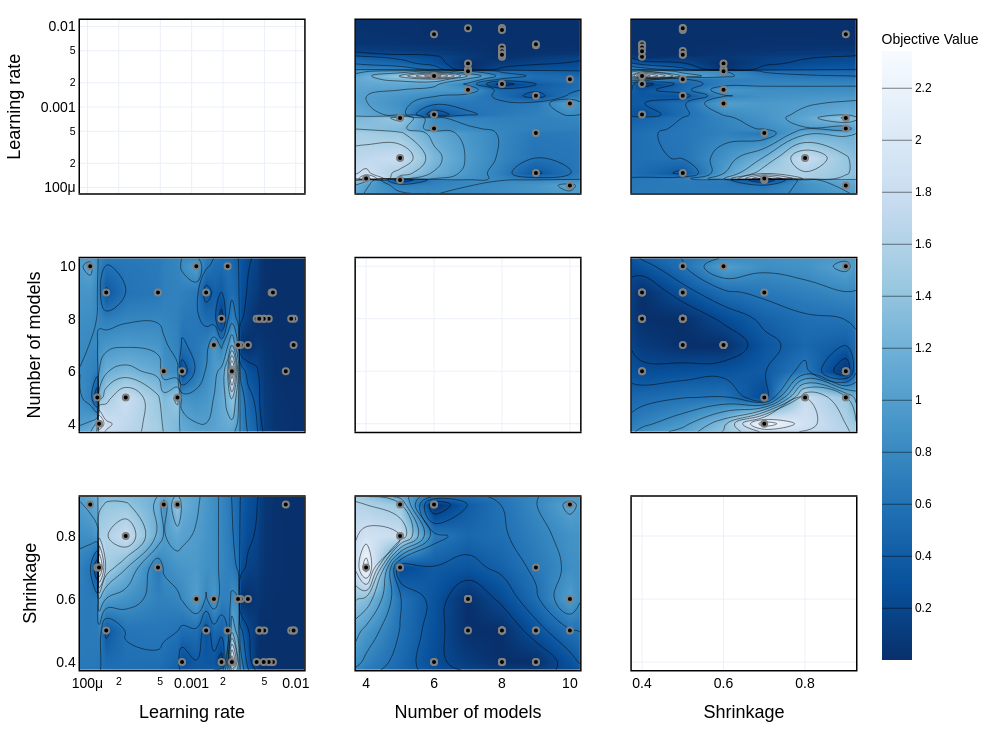

Notebook code for this chart:
### Code cell
import optuna
import os

# 1. 设置路径与标签映射
output_dir = '../figs'
label_map = {
    "lr": "Learning rate",
    "num_models": "Number of models",
    "shrinkage": "Shrinkage"
}

# 2. 生成交互矩阵图 (传入所有三个参数)
# 不指定 params 时默认展示所有，指定则只展示这三个的两两组合
fig_contour = optuna.visualization.plot_contour(study, params=['lr', 'num_models', 'shrinkage'])

# 3. 视觉与格式美化 (面向论文)
width = 1000  # 矩阵图建议宽度大一点
height = 750  # 保持 4:3 左右的比例

fig_contour.update_layout(
    title=None, # 去掉标题
    template='plotly_white',
    width=width,
    height=height,
    font=dict(family="Arial", color='black'),
    # 调整边距以适应多变量标签
    margin=dict(l=80, r=20, t=20, b=80),
)

# 4. 批量修改坐标轴标签
# 因为矩阵图有很多个坐标轴 (xaxis, xaxis2, yaxis, yaxis2...)
# 我们需要遍历所有坐标轴并应用我们的 label_map
for axis_name in fig_contour.layout:
    if axis_name.startswith('xaxis') or axis_name.startswith('yaxis'):
        axis = fig_contour.layout[axis_name]
        # 更新标题字体
        if axis.title.text in label_map:
            axis.title.text = label_map[axis.title.text]
        axis.title.font = dict(size=18, color='black')
        axis.tickfont = dict(size=14, color='black')
        # 增加轴线
        axis.showline = True
        axis.linewidth = 1.5
        axis.linecolor = 'black'
        axis.mirror = True



# 6. 保存高清图片
save_path = os.path.join(output_dir, "param_contour_matrix.png")
try:
    fig_contour.write_image(save_path, scale=3)
    print(f"等高线矩阵图已成功保存至: {save_path}")
except Exception as e:
    print(f"保存失败: {e}")

fig_contour.show()

### Figure 1 — Plotly figure (JSON) as saved in the notebook; plotly's stock layout.template omitted (floating-point values rounded to 4 significant figures; data arrays with more than 128 entries replaced by an {"elided": "..."} marker saying what was removed)
{"data": [{"type": "scatter", "xaxis": "x", "yaxis": "y"}, {"colorbar": {"title": {"text": "Objective Value"}}, "colorscale": [[0, "rgb(247,251,255)"], [0.125, "rgb(222,235,247)"], [0.25, "rgb(198,219,239)"], [0.375, "rgb(158,202,225)"], [0.5, "rgb(107,174,214)"], [0.625, "rgb(66,146,198)"], [0.75, "rgb(33,113,181)"], [0.875, "rgb(8,81,156)"], [1, "rgb(8,48,107)"]], "connectgaps": true, "contours": {"coloring": "heatmap"}, "hoverinfo": "none", "line": {"smoothing": 1.3}, "reversescale": true, "showscale": true, "type": "contour", "x": [8.478e-05, 0.0001062, 0.0001244, 0.0001293, 0.0001513, 0.000233, 0.0004755, 0.0005399, 0.0007316, 0.000809, 0.00111, 0.001377, 0.001637, 0.001934, 0.002218, 0.002435, 0.00279, 0.00295, 0.003472, 0.004207, 0.004458, 0.0045, 0.004924, 0.004975, 0.005501, 0.005863, 0.006035, 0.008017, 0.009036, 0.009527, 0.00961, 0.01204], "xaxis": "x4", "y": [3.7, 4, 5, 6, 7, 8, 9, 10, 10.3], "yaxis": "y4", "z": {"elided": "9x32 float values"}}, {"marker": {"color": "black", "line": {"color": "Gray", "width": 2}}, "mode": "markers", "name": "Feasible Trial", "showlegend": false, "type": "scatter", "x": [0.0007316, 0.0005399, 0.000809, 0.0001062, 0.0001513, 0.000233, 0.0004755, 0.0001244, 0.0001293, 0.008017, 0.00961, 0.009036, 0.009527, 0.003472, 0.00295, 0.00279, 0.004207, 0.001637, 0.004975, 0.005863, 0.002218, 0.006035, 0.005501, 0.001377, 0.004924, 0.0045, 0.001934, 0.004458, 0.00111, 0.002435], "xaxis": "x4", "y": [5, 6, 6, 10, 9, 5, 9, 5, 4, 6, 8, 8, 7, 7, 7, 7, 8, 7, 8, 9, 10, 9, 8, 9, 8, 8, 8, 8, 10, 6], "yaxis": "y4"}, {"colorbar": {"title": {"text": "Objective Value"}}, "colorscale": [[0, "rgb(247,251,255)"], [0.125, "rgb(222,235,247)"], [0.25, "rgb(198,219,239)"], [0.375, "rgb(158,202,225)"], [0.5, "rgb(107,174,214)"], [0.625, "rgb(66,146,198)"], [0.75, "rgb(33,113,181)"], [0.875, "rgb(8,81,156)"], [1, "rgb(8,48,107)"]], "connectgaps": true, "contours": {"coloring": "heatmap"}, "hoverinfo": "none", "line": {"smoothing": 1.3}, "reversescale": true, "showscale": false, "type": "contour", "x": [8.478e-05, 0.0001062, 0.0001244, 0.0001293, 0.0001513, 0.000233, 0.0004755, 0.0005399, 0.0007316, 0.000809, 0.00111, 0.001377, 0.001637, 0.001934, 0.002218, 0.002435, 0.00279, 0.00295, 0.003472, 0.004207, 0.004458, 0.0045, 0.004924, 0.004975, 0.005501, 0.005863, 0.006035, 0.008017, 0.009036, 0.009527, 0.00961, 0.01204], "xaxis": "x7", "y": [0.375, 0.4, 0.5, 0.6, 0.7, 0.8, 0.9, 0.925], "yaxis": "y7", "z": {"elided": "8x32 float values"}}, {"marker": {"color": "black", "line": {"color": "Gray", "width": 2}}, "mode": "markers", "name": "Feasible Trial", "showlegend": false, "type": "scatter", "x": [0.0007316, 0.0005399, 0.000809, 0.0001062, 0.0001513, 0.000233, 0.0004755, 0.0001244, 0.0001293, 0.008017, 0.00961, 0.009036, 0.009527, 0.003472, 0.00295, 0.00279, 0.004207, 0.001637, 0.004975, 0.005863, 0.002218, 0.006035, 0.005501, 0.001377, 0.004924, 0.0045, 0.001934, 0.004458, 0.00111, 0.002435], "xaxis": "x7", "y": [0.9, 0.9, 0.4, 0.9, 0.5, 0.8, 0.7, 0.7, 0.7, 0.9, 0.5, 0.5, 0.5, 0.6, 0.6, 0.6, 0.4, 0.6, 0.5, 0.4, 0.5, 0.4, 0.4, 0.5, 0.4, 0.5, 0.4, 0.5, 0.6, 0.4], "yaxis": "y7"}, {"colorbar": {"title": {"text": "Objective Value"}}, "colorscale": [[0, "rgb(247,251,255)"], [0.125, "rgb(222,235,247)"], [0.25, "rgb(198,219,239)"], [0.375, "rgb(158,202,225)"], [0.5, "rgb(107,174,214)"], [0.625, "rgb(66,146,198)"], [0.75, "rgb(33,113,181)"], [0.875, "rgb(8,81,156)"], [1, "rgb(8,48,107)"]], "connectgaps": true, "contours": {"coloring": "heatmap"}, "hoverinfo": "none", "line": {"smoothing": 1.3}, "reversescale": true, "showscale": false, "type": "contour", "x": [3.7, 4, 5, 6, 7, 8, 9, 10, 10.3], "xaxis": "x2", "y": [8.478e-05, 0.0001062, 0.0001244, 0.0001293, 0.0001513, 0.000233, 0.0004755, 0.0005399, 0.0007316, 0.000809, 0.00111, 0.001377, 0.001637, 0.001934, 0.002218, 0.002435, 0.00279, 0.00295, 0.003472, 0.004207, 0.004458, 0.0045, 0.004924, 0.004975, 0.005501, 0.005863, 0.006035, 0.008017, 0.009036, 0.009527, 0.00961, 0.01204], "yaxis": "y2", "z": {"elided": "32x9 float values"}}, {"marker": {"color": "black", "line": {"color": "Gray", "width": 2}}, "mode": "markers", "name": "Feasible Trial", "showlegend": false, "type": "scatter", "x": [5, 6, 6, 10, 9, 5, 9, 5, 4, 6, 8, 8, 7, 7, 7, 7, 8, 7, 8, 9, 10, 9, 8, 9, 8, 8, 8, 8, 10, 6], "xaxis": "x2", "y": [0.0007316, 0.0005399, 0.000809, 0.0001062, 0.0001513, 0.000233, 0.0004755, 0.0001244, 0.0001293, 0.008017, 0.00961, 0.009036, 0.009527, 0.003472, 0.00295, 0.00279, 0.004207, 0.001637, 0.004975, 0.005863, 0.002218, 0.006035, 0.005501, 0.001377, 0.004924, 0.0045, 0.001934, 0.004458, 0.00111, 0.002435], "yaxis": "y2"}, {"type": "scatter", "xaxis": "x5", "yaxis": "y5"}, {"colorbar": {"title": {"text": "Objective Value"}}, "colorscale": [[0, "rgb(247,251,255)"], [0.125, "rgb(222,235,247)"], [0.25, "rgb(198,219,239)"], [0.375, "rgb(158,202,225)"], [0.5, "rgb(107,174,214)"], [0.625, "rgb(66,146,198)"], [0.75, "rgb(33,113,181)"], [0.875, "rgb(8,81,156)"], [1, "rgb(8,48,107)"]], "connectgaps": true, "contours": {"coloring": "heatmap"}, "hoverinfo": "none", "line": {"smoothing": 1.3}, "reversescale": true, "showscale": false, "type": "contour", "x": [3.7, 4, 5, 6, 7, 8, 9, 10, 10.3], "xaxis": "x8", "y": [0.375, 0.4, 0.5, 0.6, 0.7, 0.8, 0.9, 0.925], "yaxis": "y8", "z": [[NaN, NaN, NaN, NaN, NaN, NaN, NaN, NaN, NaN], [NaN, NaN, NaN, 0.2575, NaN, 0.0008152, 0.0008868, NaN, NaN], [NaN, NaN, NaN, NaN, 0.0008692, 0.0007682, 0.3128, 0.5805, NaN], [NaN, NaN, NaN, NaN, 0.0009042, NaN, NaN, 1.003, NaN], [NaN, 2.342, 0.2187, NaN, NaN, NaN, 0.6522, NaN, NaN], [NaN, NaN, 1.805, NaN, NaN, NaN, NaN, NaN, NaN], [NaN, NaN, 1.442, 0.000949, NaN, NaN, NaN, 1.053, NaN], [NaN, NaN, NaN, NaN, NaN, NaN, NaN, NaN, NaN]]}, {"marker": {"color": "black", "line": {"color": "Gray", "width": 2}}, "mode": "markers", "name": "Feasible Trial", "showlegend": false, "type": "scatter", "x": [5, 6, 6, 10, 9, 5, 9, 5, 4, 6, 8, 8, 7, 7, 7, 7, 8, 7, 8, 9, 10, 9, 8, 9, 8, 8, 8, 8, 10, 6], "xaxis": "x8", "y": [0.9, 0.9, 0.4, 0.9, 0.5, 0.8, 0.7, 0.7, 0.7, 0.9, 0.5, 0.5, 0.5, 0.6, 0.6, 0.6, 0.4, 0.6, 0.5, 0.4, 0.5, 0.4, 0.4, 0.5, 0.4, 0.5, 0.4, 0.5, 0.6, 0.4], "yaxis": "y8"}, {"colorbar": {"title": {"text": "Objective Value"}}, "colorscale": [[0, "rgb(247,251,255)"], [0.125, "rgb(222,235,247)"], [0.25, "rgb(198,219,239)"], [0.375, "rgb(158,202,225)"], [0.5, "rgb(107,174,214)"], [0.625, "rgb(66,146,198)"], [0.75, "rgb(33,113,181)"], [0.875, "rgb(8,81,156)"], [1, "rgb(8,48,107)"]], "connectgaps": true, "contours": {"coloring": "heatmap"}, "hoverinfo": "none", "line": {"smoothing": 1.3}, "reversescale": true, "showscale": false, "type": "contour", "x": [0.375, 0.4, 0.5, 0.6, 0.7, 0.8, 0.9, 0.925], "xaxis": "x3", "y": [8.478e-05, 0.0001062, 0.0001244, 0.0001293, 0.0001513, 0.000233, 0.0004755, 0.0005399, 0.0007316, 0.000809, 0.00111, 0.001377, 0.001637, 0.001934, 0.002218, 0.002435, 0.00279, 0.00295, 0.003472, 0.004207, 0.004458, 0.0045, 0.004924, 0.004975, 0.005501, 0.005863, 0.006035, 0.008017, 0.009036, 0.009527, 0.00961, 0.01204], "yaxis": "y3", "z": {"elided": "32x8 float values"}}, {"marker": {"color": "black", "line": {"color": "Gray", "width": 2}}, "mode": "markers", "name": "Feasible Trial", "showlegend": false, "type": "scatter", "x": [0.9, 0.9, 0.4, 0.9, 0.5, 0.8, 0.7, 0.7, 0.7, 0.9, 0.5, 0.5, 0.5, 0.6, 0.6, 0.6, 0.4, 0.6, 0.5, 0.4, 0.5, 0.4, 0.4, 0.5, 0.4, 0.5, 0.4, 0.5, 0.6, 0.4], "xaxis": "x3", "y": [0.0007316, 0.0005399, 0.000809, 0.0001062, 0.0001513, 0.000233, 0.0004755, 0.0001244, 0.0001293, 0.008017, 0.00961, 0.009036, 0.009527, 0.003472, 0.00295, 0.00279, 0.004207, 0.001637, 0.004975, 0.005863, 0.002218, 0.006035, 0.005501, 0.001377, 0.004924, 0.0045, 0.001934, 0.004458, 0.00111, 0.002435], "yaxis": "y3"}, {"colorbar": {"title": {"text": "Objective Value"}}, "colorscale": [[0, "rgb(247,251,255)"], [0.125, "rgb(222,235,247)"], [0.25, "rgb(198,219,239)"], [0.375, "rgb(158,202,225)"], [0.5, "rgb(107,174,214)"], [0.625, "rgb(66,146,198)"], [0.75, "rgb(33,113,181)"], [0.875, "rgb(8,81,156)"], [1, "rgb(8,48,107)"]], "connectgaps": true, "contours": {"coloring": "heatmap"}, "hoverinfo": "none", "line": {"smoothing": 1.3}, "reversescale": true, "showscale": false, "type": "contour", "x": [0.375, 0.4, 0.5, 0.6, 0.7, 0.8, 0.9, 0.925], "xaxis": "x6", "y": [3.7, 4, 5, 6, 7, 8, 9, 10, 10.3], "yaxis": "y6", "z": [[NaN, NaN, NaN, NaN, NaN, NaN, NaN, NaN], [NaN, NaN, NaN, NaN, 2.342, NaN, NaN, NaN], [NaN, NaN, NaN, NaN, 0.2187, 1.805, 1.442, NaN], [NaN, 0.2575, NaN, NaN, NaN, NaN, 0.000949, NaN], [NaN, NaN, 0.0008692, 0.0009042, NaN, NaN, NaN, NaN], [NaN, 0.0008152, 0.0007682, NaN, NaN, NaN, NaN, NaN], [NaN, 0.0008868, 0.3128, NaN, 0.6522, NaN, NaN, NaN], [NaN, NaN, 0.5805, 1.003, NaN, NaN, 1.053, NaN], [NaN, NaN, NaN, NaN, NaN, NaN, NaN, NaN]]}, {"marker": {"color": "black", "line": {"color": "Gray", "width": 2}}, "mode": "markers", "name": "Feasible Trial", "showlegend": false, "type": "scatter", "x": [0.9, 0.9, 0.4, 0.9, 0.5, 0.8, 0.7, 0.7, 0.7, 0.9, 0.5, 0.5, 0.5, 0.6, 0.6, 0.6, 0.4, 0.6, 0.5, 0.4, 0.5, 0.4, 0.4, 0.5, 0.4, 0.5, 0.4, 0.5, 0.6, 0.4], "xaxis": "x6", "y": [5, 6, 6, 10, 9, 5, 9, 5, 4, 6, 8, 8, 7, 7, 7, 7, 8, 7, 8, 9, 10, 9, 8, 9, 8, 8, 8, 8, 10, 6], "yaxis": "y6"}, {"type": "scatter", "xaxis": "x9", "yaxis": "y9"}], "layout": {"font": {"color": "black", "family": "Arial"}, "height": 750, "margin": {"b": 80, "l": 80, "r": 20, "t": 20}, "title": {}, "width": 1000, "xaxis": {"anchor": "y", "domain": [0, 0.2889], "linecolor": "black", "linewidth": 1.5, "matches": "x7", "mirror": true, "range": [-4.072, -1.919], "showline": true, "showticklabels": false, "tickfont": {"color": "black", "size": 14}, "title": {"font": {"color": "black", "size": 18}}, "type": "log"}, "xaxis2": {"anchor": "y2", "domain": [0.3556, 0.6444], "linecolor": "black", "linewidth": 1.5, "matches": "x8", "mirror": true, "range": [3.7, 10.3], "showline": true, "showticklabels": false, "tickfont": {"color": "black", "size": 14}, "title": {"font": {"color": "black", "size": 18}}}, "xaxis3": {"anchor": "y3", "domain": [0.7111, 1], "linecolor": "black", "linewidth": 1.5, "matches": "x9", "mirror": true, "range": [0.375, 0.925], "showline": true, "showticklabels": false, "tickfont": {"color": "black", "size": 14}, "title": {"font": {"color": "black", "size": 18}}}, "xaxis4": {"anchor": "y4", "domain": [0, 0.2889], "linecolor": "black", "linewidth": 1.5, "matches": "x7", "mirror": true, "range": [-4.072, -1.919], "showline": true, "showticklabels": false, "tickfont": {"color": "black", "size": 14}, "title": {"font": {"color": "black", "size": 18}}, "type": "log"}, "xaxis5": {"anchor": "y5", "domain": [0.3556, 0.6444], "linecolor": "black", "linewidth": 1.5, "matches": "x8", "mirror": true, "range": [3.7, 10.3], "showline": true, "showticklabels": false, "tickfont": {"color": "black", "size": 14}, "title": {"font": {"color": "black", "size": 18}}}, "xaxis6": {"anchor": "y6", "domain": [0.7111, 1], "linecolor": "black", "linewidth": 1.5, "matches": "x9", "mirror": true, "range": [0.375, 0.925], "showline": true, "showticklabels": false, "tickfont": {"color": "black", "size": 14}, "title": {"font": {"color": "black", "size": 18}}}, "xaxis7": {"anchor": "y7", "domain": [0, 0.2889], "linecolor": "black", "linewidth": 1.5, "mirror": true, "range": [-4.072, -1.919], "showline": true, "tickfont": {"color": "black", "size": 14}, "title": {"font": {"color": "black", "size": 18}, "text": "Learning rate"}, "type": "log"}, "xaxis8": {"anchor": "y8", "domain": [0.3556, 0.6444], "linecolor": "black", "linewidth": 1.5, "mirror": true, "range": [3.7, 10.3], "showline": true, "tickfont": {"color": "black", "size": 14}, "title": {"font": {"color": "black", "size": 18}, "text": "Number of models"}}, "xaxis9": {"anchor": "y9", "domain": [0.7111, 1], "linecolor": "black", "linewidth": 1.5, "mirror": true, "range": [0.375, 0.925], "showline": true, "tickfont": {"color": "black", "size": 14}, "title": {"font": {"color": "black", "size": 18}, "text": "Shrinkage"}}, "yaxis": {"anchor": "x", "domain": [0.7333, 1], "linecolor": "black", "linewidth": 1.5, "mirror": true, "range": [-4.072, -1.919], "showline": true, "tickfont": {"color": "black", "size": 14}, "title": {"font": {"color": "black", "size": 18}, "text": "Learning rate"}, "type": "log"}, "yaxis2": {"anchor": "x2", "domain": [0.7333, 1], "linecolor": "black", "linewidth": 1.5, "matches": "y", "mirror": true, "range": [-4.072, -1.919], "showline": true, "showticklabels": false, "tickfont": {"color": "black", "size": 14}, "title": {"font": {"color": "black", "size": 18}}, "type": "log"}, "yaxis3": {"anchor": "x3", "domain": [0.7333, 1], "linecolor": "black", "linewidth": 1.5, "matches": "y", "mirror": true, "range": [-4.072, -1.919], "showline": true, "showticklabels": false, "tickfont": {"color": "black", "size": 14}, "title": {"font": {"color": "black", "size": 18}}, "type": "log"}, "yaxis4": {"anchor": "x4", "domain": [0.3667, 0.6333], "linecolor": "black", "linewidth": 1.5, "mirror": true, "range": [3.7, 10.3], "showline": true, "tickfont": {"color": "black", "size": 14}, "title": {"font": {"color": "black", "size": 18}, "text": "Number of models"}}, "yaxis5": {"anchor": "x5", "domain": [0.3667, 0.6333], "linecolor": "black", "linewidth": 1.5, "matches": "y4", "mirror": true, "range": [3.7, 10.3], "showline": true, "showticklabels": false, "tickfont": {"color": "black", "size": 14}, "title": {"font": {"color": "black", "size": 18}}}, "yaxis6": {"anchor": "x6", "domain": [0.3667, 0.6333], "linecolor": "black", "linewidth": 1.5, "matches": "y4", "mirror": true, "range": [3.7, 10.3], "showline": true, "showticklabels": false, "tickfont": {"color": "black", "size": 14}, "title": {"font": {"color": "black", "size": 18}}}, "yaxis7": {"anchor": "x7", "domain": [0, 0.2667], "linecolor": "black", "linewidth": 1.5, "mirror": true, "range": [0.375, 0.925], "showline": true, "tickfont": {"color": "black", "size": 14}, "title": {"font": {"color": "black", "size": 18}, "text": "Shrinkage"}}, "yaxis8": {"anchor": "x8", "domain": [0, 0.2667], "linecolor": "black", "linewidth": 1.5, "matches": "y7", "mirror": true, "range": [0.375, 0.925], "showline": true, "showticklabels": false, "tickfont": {"color": "black", "size": 14}, "title": {"font": {"color": "black", "size": 18}}}, "yaxis9": {"anchor": "x9", "domain": [0, 0.2667], "linecolor": "black", "linewidth": 1.5, "matches": "y7", "mirror": true, "range": [0.375, 0.925], "showline": true, "showticklabels": false, "tickfont": {"color": "black", "size": 14}, "title": {"font": {"color": "black", "size": 18}}}}}
